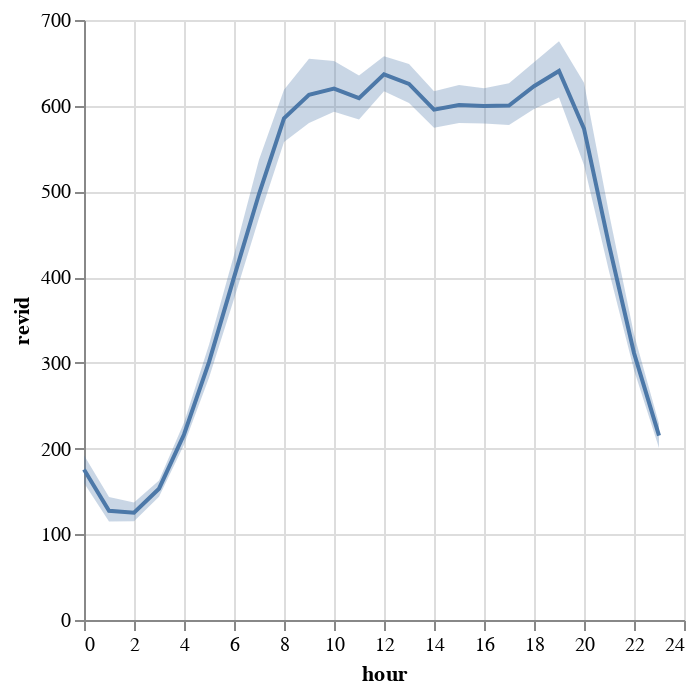

The cell this chart's notebook holds for it:
### Code cell
df_plot_wiki["hour"] = df_plot_wiki.timestamp_hours.dt.hour
df_plot_wiki["date"] = df_plot_wiki.timestamp_hours.dt.date
df_plot_wiki = df_plot_wiki.sort_values("hour")

line = alt.Chart(df_plot_wiki[["revid", "hour"]]).mark_line().encode(
    x=alt.X('hour', sort=order),
    y='mean(revid)'
)

band = alt.Chart(df_plot_wiki[["revid", "hour"]]).mark_errorband(extent='ci').encode(
    x=alt.X('hour', sort=order),
    y=alt.Y('revid'),
)

plot_2 = band + line
plot_2

### Figure 1 — Vega-Lite specification as saved in the notebook (floating-point values rounded to 4 significant figures; data arrays with more than 128 entries replaced by an {"elided": "..."} marker saying what was removed)
{"config": {"view": {"continuousWidth": 300, "continuousHeight": 300}}, "layer": [{"data": {"name": "data-5b8063b1d2297e9d798521d9f2f7a096"}, "mark": {"type": "errorband", "extent": "ci"}, "encoding": {"x": {"field": "hour", "sort": ["Monday", "Tuesday", "Wednesday", "Thursday", "Friday", "Saturday", "Sunday"], "type": "quantitative"}, "y": {"field": "revid", "type": "quantitative"}}}, {"data": {"name": "data-5b8063b1d2297e9d798521d9f2f7a096"}, "mark": {"type": "line"}, "encoding": {"x": {"field": "hour", "sort": ["Monday", "Tuesday", "Wednesday", "Thursday", "Friday", "Saturday", "Sunday"], "type": "quantitative"}, "y": {"aggregate": "mean", "field": "revid", "type": "quantitative"}}}], "$schema": "https://vega.github.io/schema/vega-lite/v5.14.1.json", "datasets": {"data-5b8063b1d2297e9d798521d9f2f7a096": {"elided": "1199 records"}}}
